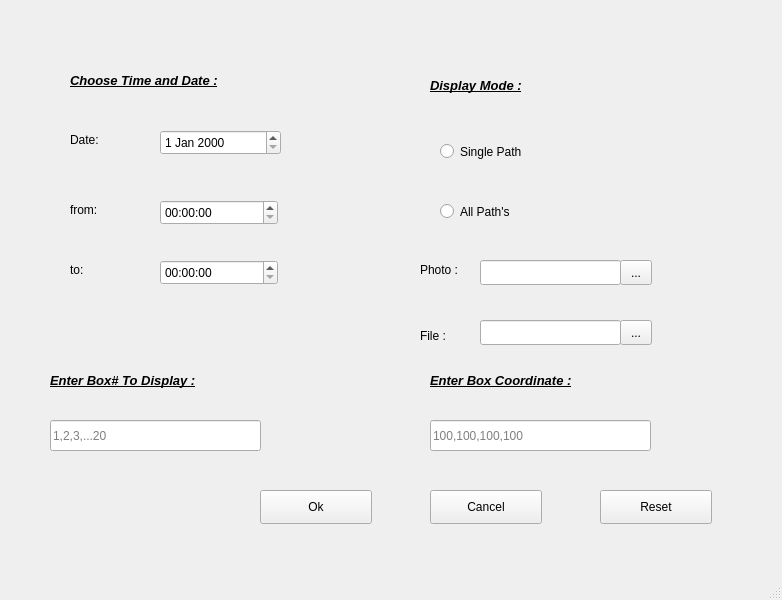
<?xml version="1.0" encoding="UTF-8"?>
<ui version="4.0">
 <class>MainGui</class>
 <widget class="QMainWindow" name="MainGui">
  <property name="geometry">
   <rect>
    <x>0</x>
    <y>0</y>
    <width>782</width>
    <height>600</height>
   </rect>
  </property>
  <property name="windowTitle">
   <string>MainWindow</string>
  </property>
  <property name="autoFillBackground">
   <bool>false</bool>
  </property>
  <widget class="QWidget" name="centralwidget">
   <widget class="QRadioButton" name="radioButton">
    <property name="geometry">
     <rect>
      <x>440</x>
      <y>140</y>
      <width>119</width>
      <height>23</height>
     </rect>
    </property>
    <property name="text">
     <string>Single Path</string>
    </property>
   </widget>
   <widget class="QRadioButton" name="radioButton_2">
    <property name="geometry">
     <rect>
      <x>440</x>
      <y>200</y>
      <width>119</width>
      <height>23</height>
     </rect>
    </property>
    <property name="text">
     <string>All Path's</string>
    </property>
   </widget>
   <widget class="QTimeEdit" name="timeEdit">
    <property name="geometry">
     <rect>
      <x>160</x>
      <y>200</y>
      <width>118</width>
      <height>25</height>
     </rect>
    </property>
   </widget>
   <widget class="QTimeEdit" name="timeEdit_2">
    <property name="geometry">
     <rect>
      <x>160</x>
      <y>260</y>
      <width>118</width>
      <height>25</height>
     </rect>
    </property>
   </widget>
   <widget class="QDateEdit" name="dateEdit">
    <property name="geometry">
     <rect>
      <x>160</x>
      <y>130</y>
      <width>121</width>
      <height>25</height>
     </rect>
    </property>
   </widget>
   <widget class="QLabel" name="label">
    <property name="geometry">
     <rect>
      <x>70</x>
      <y>60</y>
      <width>271</width>
      <height>41</height>
     </rect>
    </property>
    <property name="font">
     <font>
      <pointsize>10</pointsize>
      <weight>75</weight>
      <italic>true</italic>
      <bold>true</bold>
      <underline>true</underline>
     </font>
    </property>
    <property name="text">
     <string>Choose Time and Date :</string>
    </property>
   </widget>
   <widget class="QLabel" name="label_2">
    <property name="geometry">
     <rect>
      <x>430</x>
      <y>60</y>
      <width>181</width>
      <height>51</height>
     </rect>
    </property>
    <property name="font">
     <font>
      <pointsize>10</pointsize>
      <weight>75</weight>
      <italic>true</italic>
      <bold>true</bold>
      <underline>true</underline>
     </font>
    </property>
    <property name="text">
     <string>Display Mode :</string>
    </property>
   </widget>
   <widget class="QLabel" name="label_3">
    <property name="geometry">
     <rect>
      <x>70</x>
      <y>200</y>
      <width>68</width>
      <height>19</height>
     </rect>
    </property>
    <property name="text">
     <string>from:</string>
    </property>
   </widget>
   <widget class="QLabel" name="label_4">
    <property name="geometry">
     <rect>
      <x>70</x>
      <y>260</y>
      <width>68</width>
      <height>19</height>
     </rect>
    </property>
    <property name="text">
     <string>to:</string>
    </property>
   </widget>
   <widget class="QLabel" name="label_5">
    <property name="geometry">
     <rect>
      <x>70</x>
      <y>130</y>
      <width>68</width>
      <height>19</height>
     </rect>
    </property>
    <property name="text">
     <string>Date:</string>
    </property>
   </widget>
   <widget class="QPushButton" name="pushButton">
    <property name="geometry">
     <rect>
      <x>260</x>
      <y>490</y>
      <width>112</width>
      <height>34</height>
     </rect>
    </property>
    <property name="text">
     <string>Ok</string>
    </property>
   </widget>
   <widget class="QPushButton" name="pushButton_2">
    <property name="geometry">
     <rect>
      <x>430</x>
      <y>490</y>
      <width>112</width>
      <height>34</height>
     </rect>
    </property>
    <property name="text">
     <string>Cancel</string>
    </property>
   </widget>
   <widget class="QPushButton" name="pushButton_3">
    <property name="geometry">
     <rect>
      <x>600</x>
      <y>490</y>
      <width>112</width>
      <height>34</height>
     </rect>
    </property>
    <property name="text">
     <string>Reset</string>
    </property>
   </widget>
   <widget class="QLabel" name="label_6">
    <property name="geometry">
     <rect>
      <x>50</x>
      <y>350</y>
      <width>251</width>
      <height>61</height>
     </rect>
    </property>
    <property name="font">
     <font>
      <pointsize>10</pointsize>
      <weight>75</weight>
      <italic>true</italic>
      <bold>true</bold>
      <underline>true</underline>
      <strikeout>false</strikeout>
      <kerning>true</kerning>
     </font>
    </property>
    <property name="text">
     <string>Enter Box# To Display :</string>
    </property>
   </widget>
   <widget class="QLineEdit" name="lineEdit">
    <property name="geometry">
     <rect>
      <x>50</x>
      <y>420</y>
      <width>211</width>
      <height>31</height>
     </rect>
    </property>
    <property name="placeholderText">
     <string>1,2,3,...20</string>
    </property>
   </widget>
   <widget class="QLineEdit" name="lineEdit_2">
    <property name="geometry">
     <rect>
      <x>480</x>
      <y>260</y>
      <width>141</width>
      <height>25</height>
     </rect>
    </property>
   </widget>
   <widget class="QLabel" name="label_7">
    <property name="geometry">
     <rect>
      <x>420</x>
      <y>260</y>
      <width>68</width>
      <height>19</height>
     </rect>
    </property>
    <property name="text">
     <string>Photo :</string>
    </property>
   </widget>
   <widget class="QToolButton" name="toolButton">
    <property name="geometry">
     <rect>
      <x>620</x>
      <y>260</y>
      <width>32</width>
      <height>25</height>
     </rect>
    </property>
    <property name="text">
     <string>...</string>
    </property>
   </widget>
   <widget class="QLabel" name="label_8">
    <property name="geometry">
     <rect>
      <x>420</x>
      <y>320</y>
      <width>51</width>
      <height>31</height>
     </rect>
    </property>
    <property name="text">
     <string>File :</string>
    </property>
   </widget>
   <widget class="QLineEdit" name="lineEdit_3">
    <property name="geometry">
     <rect>
      <x>480</x>
      <y>320</y>
      <width>141</width>
      <height>25</height>
     </rect>
    </property>
   </widget>
   <widget class="QToolButton" name="toolButton_2">
    <property name="geometry">
     <rect>
      <x>620</x>
      <y>320</y>
      <width>32</width>
      <height>25</height>
     </rect>
    </property>
    <property name="text">
     <string>...</string>
    </property>
   </widget>
   <widget class="QLabel" name="label_9">
    <property name="geometry">
     <rect>
      <x>430</x>
      <y>360</y>
      <width>241</width>
      <height>41</height>
     </rect>
    </property>
    <property name="font">
     <font>
      <pointsize>10</pointsize>
      <weight>75</weight>
      <italic>true</italic>
      <bold>true</bold>
      <underline>true</underline>
      <strikeout>false</strikeout>
     </font>
    </property>
    <property name="text">
     <string>Enter Box Coordinate :</string>
    </property>
   </widget>
   <widget class="QLineEdit" name="lineEdit_4">
    <property name="geometry">
     <rect>
      <x>430</x>
      <y>420</y>
      <width>221</width>
      <height>31</height>
     </rect>
    </property>
    <property name="placeholderText">
     <string>100,100,100,100</string>
    </property>
   </widget>
  </widget>
  <widget class="QMenuBar" name="menubar">
   <property name="geometry">
    <rect>
     <x>0</x>
     <y>0</y>
     <width>782</width>
     <height>31</height>
    </rect>
   </property>
  </widget>
  <widget class="QStatusBar" name="statusbar"/>
 </widget>
 <resources/>
 <connections/>
</ui>
